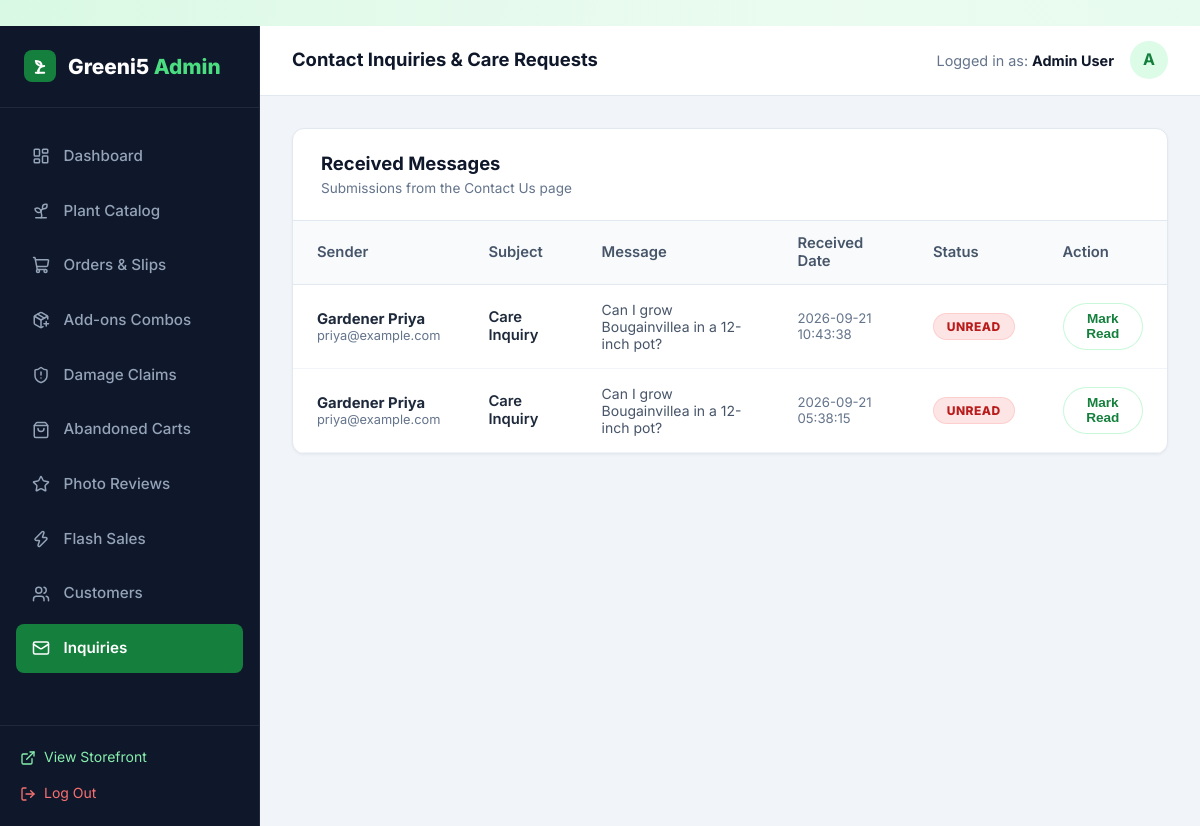
Screenshot of /admin/messages (signed in) with the database file from the repository.
### tables this page shows
CREATE TABLE users (
    id INTEGER PRIMARY KEY AUTOINCREMENT,
    name TEXT NOT NULL,
    email TEXT UNIQUE NOT NULL,
    password_hash TEXT NOT NULL,
    role TEXT NOT NULL DEFAULT 'customer',
    phone TEXT,
    created_at TIMESTAMP DEFAULT CURRENT_TIMESTAMP
);

CREATE TABLE contact_messages (
    id INTEGER PRIMARY KEY AUTOINCREMENT,
    name TEXT NOT NULL,
    email TEXT NOT NULL,
    subject TEXT NOT NULL,
    message TEXT NOT NULL,
    is_read INTEGER DEFAULT 0,
    created_at TIMESTAMP DEFAULT CURRENT_TIMESTAMP
);

### app.py (the view)
@app.route('/admin/messages')
@admin_required
def admin_messages():
    messages = query_db('SELECT * FROM contact_messages ORDER BY created_at DESC')
    return render_template('admin/messages.html', messages=messages)

### app.py (called while the page is built)
def admin_required(f):
    @wraps(f)
    def decorated_function(*args, **kwargs):
        if 'user_id' not in session:
            flash('Admin authentication required.', 'warning')
            return redirect(url_for('login', next=request.url))
        user = query_db('SELECT role FROM users WHERE id = ?', (session['user_id'],), one=True)
        if not user or user['role'] != 'admin':
            flash('Access denied. Administrator privileges required.', 'danger')
            return redirect(url_for('index'))
        return f(*args, **kwargs)
    return decorated_function

### database.py (called while the page is built)
def get_db():
    db = getattr(g, '_database', None)
    if db is None:
        db = g._database = sqlite3.connect(DATABASE)
        db.row_factory = sqlite3.Row
        db.execute('PRAGMA foreign_keys = ON;')
    return db

def query_db(query, args=(), one=False):
    cur = get_db().execute(query, args)
    rv = cur.fetchall()
    cur.close()
    return (rv[0] if rv else None) if one else rv

### templates/admin/messages.html (shortened to what this page needs)
﻿{% extends "admin/base_admin.html" %}
{% block page_title %}Contact Inquiries & Care Requests{% endblock %}
{% block admin_content %}
<div class="admin-card">
  <div class="admin-card-header">
    <div>
      <h3>Received Messages</h3>
      <p style="font-size: 0.85rem; color: #64748b;">Submissions from the Contact Us page</p>
    </div>
  </div>
  <div class="table-responsive">
    <table class="admin-table">
      <thead>
        <tr>
          <th>Sender</th>
          <th>Subject</th>
          <th>Message</th>
          <th>Received Date</th>
          <th>Status</th>
          <th>Action</th>
        </tr>
      </thead>
      <tbody>
        {% if messages %}
          {% for msg in messages %}
            <tr>
              <td>
                <div style="font-weight: 700;">{{ msg.name }}</div>
                <div style="font-size: 0.8rem; color: #64748b;">{{ msg.email }}</div>
              </td>
              <td style="font-weight: 600;">{{ msg.subject }}</td>
              <td style="max-width: 320px; font-size: 0.875rem; color: #475569;">{{ msg.message }}</td>
              <td style="font-size: 0.825rem; color: #64748b;">{{ msg.created_at }}</td>
              <td>
                {% if msg.is_read %}
                  <span class="badge badge-stock-in">Read</span>
                {% else %}
                  <span class="badge badge-discount">Unread</span>
                {% endif %}
              </td>
              <td>
                {% if not msg.is_read %}
                  <form action="{{ url_for('admin_message_mark_read', msg_id=msg.id) }}" method="POST">
                    <button type="submit" class="btn btn-secondary btn-sm">Mark Read</button>
                  </form>
                {% else %}
                  <span style="font-size: 0.8rem; color: #94a3b8;">✓ Closed</span>
                {% endif %}
              </td>
            </tr>
          {% endfor %}
        {% else %}
          <tr>
            <td colspan="6" style="text-align: center; padding: 3rem; color: #64748b;">
              No contact messages received yet.
            </td>
          </tr>
        {% endif %}
      </tbody>
    </table>
  </div>
</div>
{% endblock %}

### templates/admin/base_admin.html (shortened to what this page needs)
<!DOCTYPE html>
<html lang="en">
<head>
  <link rel="stylesheet" href="{{ url_for('static', filename='css/style.css') }}">
  <link rel="stylesheet" href="{{ url_for('static', filename='css/admin.css') }}">
</head>
<body>
<div class="admin-layout">
  <aside class="admin-sidebar">
    <div class="admin-brand">
      <div class="leaf-icon" style="width: 32px; height: 32px; background: #15803d; border-radius: 8px; display: flex; align-items: center; justify-content: center; color: white;">
        <svg width="20" height="20" viewBox="0 0 24 24" fill="none" stroke="#ffffff" stroke-width="2.4" stroke-linecap="round" stroke-linejoin="round">
          <path d="M7 20h10"/>
          <path d="M10 20c0-4.4 2-8 7-8"/>
          <path d="M14 12c-3.5 0-6.5-2.5-7-6 4 0 7 2 7 6Z" fill="rgba(255,255,255,0.25)"/>
          <path d="M10 20v-3"/>
        </svg>
      </div>
      <div>Greeni5 <span>Admin</span></div>
    </div>
    <ul class="admin-nav">
      <li>
        <a href="{{ url_for('admin_dashboard') }}" class="{{ 'active' if request.endpoint == 'admin_dashboard' else '' }}">
          <i data-lucide="layout-dashboard" style="width: 18px;"></i> Dashboard
        </a>
      </li>
      <li>
        <a href="{{ url_for('admin_plants') }}" class="{{ 'active' if request.endpoint in ['admin_plants', 'admin_plant_add', 'admin_plant_edit'] else '' }}">
          <i data-lucide="sprout" style="width: 18px;"></i> Plant Catalog
        </a>
      </li>
      <li>
        <a href="{{ url_for('admin_orders') }}" class="{{ 'active' if request.endpoint == 'admin_orders' else '' }}">
          <i data-lucide="shopping-cart" style="width: 18px;"></i> Orders & Slips
        </a>
      </li>
      <li>
        <a href="{{ url_for('admin_addons') }}" class="{{ 'active' if request.endpoint == 'admin_addons' else '' }}">
          <i data-lucide="package-plus" style="width: 18px;"></i> Add-ons Combos
        </a>
      </li>
      <li>
        <a href="{{ url_for('admin_replacements') }}" class="{{ 'active' if request.endpoint == 'admin_replacements' else '' }}">
          <i data-lucide="shield-alert" style="width: 18px;"></i> Damage Claims
        </a>
      </li>
      <li>
        <a href="{{ url_for('admin_abandoned_carts') }}" class="{{ 'active' if request.endpoint == 'admin_abandoned_carts' else '' }}">
          <i data-lucide="shopping-bag" style="width: 18px;"></i> Abandoned Carts
        </a>
      </li>
      <li>
        <a href="{{ url_for('admin_reviews') }}" class="{{ 'active' if request.endpoint == 'admin_reviews' else '' }}">
          <i data-lucide="star" style="width: 18px;"></i> Photo Reviews
        </a>
      </li>
      <li>
        <a href="{{ url_for('admin_promotions') }}" class="{{ 'active' if request.endpoint == 'admin_promotions' else '' }}">
          <i data-lucide="zap" style="width: 18px;"></i> Flash Sales
        </a>
      </li>
      <li>
        <a href="{{ url_for('admin_customers') }}" class="{{ 'active' if request.endpoint == 'admin_customers' else '' }}">
          <i data-lucide="users" style="width: 18px;"></i> Customers
        </a>
      </li>
      <li>
        <a href="{{ url_for('admin_messages') }}" class="{{ 'active' if request.endpoint == 'admin_messages' else '' }}">
          <i data-lucide="mail" style="width: 18px;"></i> Inquiries
        </a>
      </li>
    </ul>
    <div class="admin-sidebar-footer">
      <a href="{{ url_for('index') }}" style="display: flex; align-items: center; gap: 0.5rem; color: #86efac; font-size: 0.875rem; margin-bottom: 0.75rem;">
        <i data-lucide="external-link" style="width: 16px;"></i> View Storefront
      </a>
      <a href="{{ url_for('logout') }}" style="display: flex; align-items: center; gap: 0.5rem; color: #f87171; font-size: 0.875rem;">
        <i data-lucide="log-out" style="width: 16px;"></i> Log Out
      </a>
    </div>
  </aside>
  <div class="admin-main">
    <header class="admin-topbar">
      <div style="font-weight: 700; font-size: 1.15rem; color: #0f172a;">
        {% block page_title %}Overview Dashboard{% endblock %}
      </div>
      <div style="display: flex; align-items: center; gap: 1rem;">
        <span style="font-size: 0.9rem; color: #64748b;">Logged in as: <strong style="color: #0f172a;">{{ current_user.name }}</strong></span>
        <div style="width: 38px; height: 38px; border-radius: 50%; background: #dcfce7; color: #15803d; display: flex; align-items: center; justify-content: center; font-weight: 700;">
          A
        </div>
      </div>
    </header>
    <main class="admin-content">
      {% block admin_content %}{% endblock %}
    </main>
  </div>
</div>
</body>
</html>

### static/css/style.css (style rules this page uses)
:root { --primary: #16a34a; --primary-hover: #15803d; --primary-glow: rgba(34, 197, 94, 0.4); --primary-light: rgba(220, 252, 231, 0.7); --primary-border: rgba(187, 247, 208, 0.8); --accent: #f59e0b; --text-main: #0e331c; --text-muted: #3d5e49; --text-light: #73947f; --glass-bg: rgba(255, 255, 255, 0.75); --glass-bg-hover: rgba(255, 255, 255, 0.9); --glass-bg-subtle: rgba(240, 253, 244, 0.65); --glass-border: rgba(255, 255, 255, 0.85); --glass-border-green: rgba(134, 239, 172, 0.5); --glass-shadow: 0 10px 30px 0 rgba(22, 101, 52, 0.07), inset 0 1px 1px 0 rgba(255, 255, 255, 0.9); --glass-shadow-hover: 0 18px 40px 0 rgba(22, 163, 74, 0.16), inset 0 1px 2px 0 rgba(255, 255, 255, 1); --glass-blur: blur(16px); --radius-sm: 10px; --radius: 16px; --radius-lg: 24px; --radius-full: 9999px; --transition: all 0.3s cubic-bezier(0.16, 1, 0.3, 1); }
*, *::before, *::after { box-sizing: border-box; margin: 0; padding: 0; }
body { font-family: 'Inter', system-ui, -apple-system, BlinkMacSystemFont, "Segoe UI", Roboto, sans-serif; background-color: #f1fbf4; background-image: radial-gradient(at 0% 0%, rgba(187, 247, 208, 0.45) 0px, transparent 50%), radial-gradient(at 100% 0%, rgba(220, 252, 231, 0.5) 0px, transparent 50%), radial-gradient(at 50% 50%, rgba(240, 253, 244, 0.6) 0px, transparent 60%), radial-gradient(at 100% 100%, rgba(187, 247, 208, 0.4) 0px, transparent 50%); background-attachment: fixed; color: var(--text-main); line-height: 1.6; min-height: 100vh; display: flex; flex-direction: column; }
a { color: inherit; text-decoration: none; transition: var(--transition); }
.btn { display: inline-flex; align-items: center; justify-content: center; gap: 0.5rem; padding: 0.72rem 1.6rem; border-radius: var(--radius-full); font-weight: 700; font-size: 0.95rem; border: 1px solid transparent; cursor: pointer; position: relative; overflow: hidden; transition: var(--transition); }
.btn-secondary { background: rgba(255, 255, 255, 0.85); backdrop-filter: blur(8px); color: #15803d; border: 1.5px solid var(--primary-border); box-shadow: var(--shadow-sm); }
.btn-sm { padding: 0.45rem 1.05rem; font-size: 0.85rem; }
.badge { display: inline-flex; align-items: center; gap: 0.25rem; padding: 0.3rem 0.8rem; border-radius: var(--radius-full); font-size: 0.75rem; font-weight: 800; text-transform: uppercase; letter-spacing: 0.5px; backdrop-filter: blur(8px); }
.badge-discount { background: rgba(254, 226, 226, 0.88); color: #b91c1c; border: 1px solid rgba(254, 202, 202, 0.8); }

### rows the page displays
users: name "Admin User"
contact_messages: name "Gardener Priya", email "priya@example.com", subject "Care Inquiry", message "Can I grow Bougainvillea in a 12-inch pot?", created_at "2026-09-21 10:43:38", is_read "UNREAD"
contact_messages: name "Gardener Priya", email "priya@example.com", subject "Care Inquiry", message "Can I grow Bougainvillea in a 12-inch pot?", created_at "2026-09-21 05:38:15", is_read "UNREAD"
